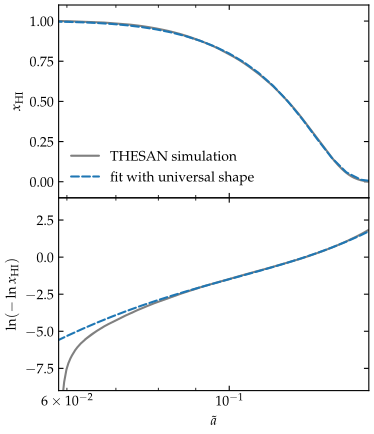

Generate this figure with Python:
from functools import partial

import numpy as np
from numpy.polynomial import Polynomial
import matplotlib.pyplot as plt
from scipy.optimize import curve_fit

from gomppoly_6 import poly6, gomppoly6


# THESAN reionization history is available at
# https://www.thesan-project.com/quantities/reion_history_Thesan1.dat

z, x = np.loadtxt('reion_history_Thesan1.dat', unpack=True)[:2]

a = 1 / (1 + z)
lna = np.log(a)
#
#
#def gomppoly6_(lna, lna_pivot, tilt):
#    return gomppoly6(lna, lna_pivot=lna_pivot, tilt=tilt, params=None)


def fit(lna, x):
    lna_pivot, tilt = 0, 1
    p0 = lna_pivot, tilt

    popt, pcov = curve_fit(gomppoly6, lna, x, p0)

    lna_pivot, tilt = popt
    return lna_pivot, tilt


def plot(lna, lna_pivot, tilt, x):
    a_ = np.geomspace(1e-2, 1, num=101)  # for analytic curves

    plt.style.use('../5par.mplstyle')
    fig, axes = plt.subplots(nrows=2, sharex=True,
                             gridspec_kw={'wspace': 0, 'hspace': 0}, figsize=(4, 5))

    axes[0].plot(a, x, c='gray', label='THESAN simulation')
    axes[0].plot(a_, gomppoly6(np.log(a_), lna_pivot, tilt), c='C0', ls='--',
                 label='fit with universal shape')
    axes[0].set_ylabel(r'$x_\mathrm{HI}$')
    axes[0].set_ylim(-0.1, 1.1)
    axes[0].legend()

    axes[1].plot(a, np.log(-np.log(x)), c='gray')
    axes[1].plot(a_, poly6(np.log(a_), lna_pivot, tilt), c='C0', ls='--')
    axes[1].set_ylabel(r'$\ln(-\ln x_\mathrm{HI})$')
    axes[1].set_ylim(-9, 4)
    axes[1].set_xlabel(r'$\tilde{a}$')
    axes[1].set_xscale('log')
    axes[1].set_xlim(a.min(), a.max())

    fig.savefig('thesan_fit.pdf')
    plt.close(fig)


if __name__ == '__main__':
    lna_pivot, tilt = fit(lna, x)
    print(f'{lna_pivot=}, {tilt=}', flush=True)
    plot(lna, lna_pivot, tilt, x)
